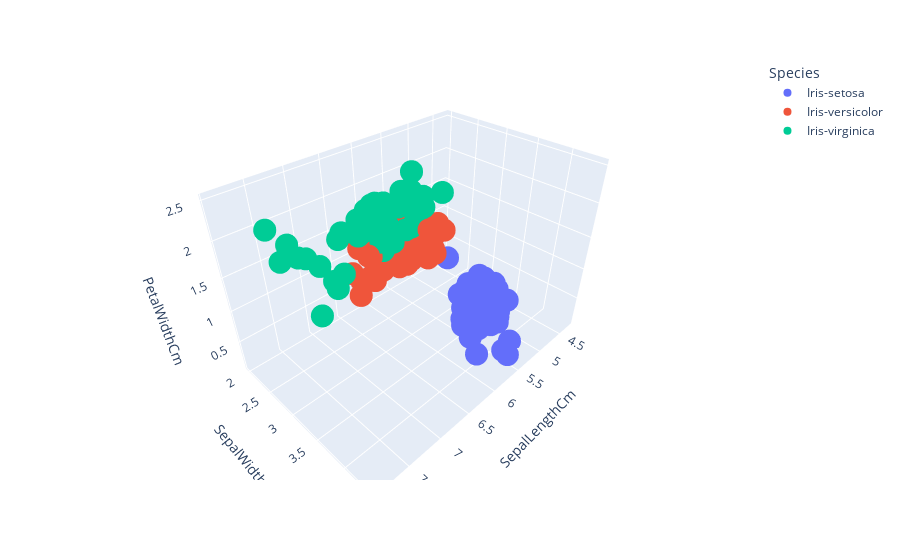

This figure's notebook cell:
### Markdown cell above
# 8- Discuta os resultados encontrados.

### Code cell
fig_iris.show()

### Figure 1 — Plotly figure (JSON) as saved in the notebook; plotly's stock layout.template omitted (floating-point values rounded to 4 significant figures)
{"data": [{"hovertemplate": "Species=Iris-setosa<br>SepalLengthCm=%{x}<br>SepalWidthCm=%{y}<br>PetalWidthCm=%{z}<extra></extra>", "legendgroup": "Iris-setosa", "marker": {"color": "#636efa", "symbol": "circle"}, "mode": "markers", "name": "Iris-setosa", "scene": "scene", "showlegend": true, "type": "scatter3d", "x": [5.1, 4.9, 4.7, 4.6, 5, 5.4, 4.6, 5, 4.4, 4.9, 5.4, 4.8, 4.8, 4.3, 5.8, 5.7, 5.4, 5.1, 5.7, 5.1, 5.4, 5.1, 4.6, 5.1, 4.8, 5, 5, 5.2, 5.2, 4.7, 4.8, 5.4, 5.2, 5.5, 4.9, 5, 5.5, 4.9, 4.4, 5.1, 5, 4.5, 4.4, 5, 5.1, 4.8, 5.1, 4.6, 5.3, 5], "y": [3.5, 3, 3.2, 3.1, 3.6, 3.9, 3.4, 3.4, 2.9, 3.1, 3.7, 3.4, 3, 3, 4, 4.4, 3.9, 3.5, 3.8, 3.8, 3.4, 3.7, 3.6, 3.3, 3.4, 3, 3.4, 3.5, 3.4, 3.2, 3.1, 3.4, 4.1, 4.2, 3.1, 3.2, 3.5, 3.1, 3, 3.4, 3.5, 2.3, 3.2, 3.5, 3.8, 3, 3.8, 3.2, 3.7, 3.3], "z": [0.2, 0.2, 0.2, 0.2, 0.2, 0.4, 0.3, 0.2, 0.2, 0.1, 0.2, 0.2, 0.1, 0.1, 0.2, 0.4, 0.4, 0.3, 0.3, 0.3, 0.2, 0.4, 0.2, 0.5, 0.2, 0.2, 0.4, 0.2, 0.2, 0.2, 0.2, 0.4, 0.1, 0.2, 0.1, 0.2, 0.2, 0.1, 0.2, 0.2, 0.3, 0.3, 0.2, 0.6, 0.4, 0.3, 0.2, 0.2, 0.2, 0.2]}, {"hovertemplate": "Species=Iris-versicolor<br>SepalLengthCm=%{x}<br>SepalWidthCm=%{y}<br>PetalWidthCm=%{z}<extra></extra>", "legendgroup": "Iris-versicolor", "marker": {"color": "#EF553B", "symbol": "circle"}, "mode": "markers", "name": "Iris-versicolor", "scene": "scene", "showlegend": true, "type": "scatter3d", "x": [7, 6.4, 6.9, 5.5, 6.5, 5.7, 6.3, 4.9, 6.6, 5.2, 5, 5.9, 6, 6.1, 5.6, 6.7, 5.6, 5.8, 6.2, 5.6, 5.9, 6.1, 6.3, 6.1, 6.4, 6.6, 6.8, 6.7, 6, 5.7, 5.5, 5.5, 5.8, 6, 5.4, 6, 6.7, 6.3, 5.6, 5.5, 5.5, 6.1, 5.8, 5, 5.6, 5.7, 5.7, 6.2, 5.1, 5.7], "y": [3.2, 3.2, 3.1, 2.3, 2.8, 2.8, 3.3, 2.4, 2.9, 2.7, 2, 3, 2.2, 2.9, 2.9, 3.1, 3, 2.7, 2.2, 2.5, 3.2, 2.8, 2.5, 2.8, 2.9, 3, 2.8, 3, 2.9, 2.6, 2.4, 2.4, 2.7, 2.7, 3, 3.4, 3.1, 2.3, 3, 2.5, 2.6, 3, 2.6, 2.3, 2.7, 3, 2.9, 2.9, 2.5, 2.8], "z": [1.4, 1.5, 1.5, 1.3, 1.5, 1.3, 1.6, 1, 1.3, 1.4, 1, 1.5, 1, 1.4, 1.3, 1.4, 1.5, 1, 1.5, 1.1, 1.8, 1.3, 1.5, 1.2, 1.3, 1.4, 1.4, 1.7, 1.5, 1, 1.1, 1, 1.2, 1.6, 1.5, 1.6, 1.5, 1.3, 1.3, 1.3, 1.2, 1.4, 1.2, 1, 1.3, 1.2, 1.3, 1.3, 1.1, 1.3]}, {"hovertemplate": "Species=Iris-virginica<br>SepalLengthCm=%{x}<br>SepalWidthCm=%{y}<br>PetalWidthCm=%{z}<extra></extra>", "legendgroup": "Iris-virginica", "marker": {"color": "#00cc96", "symbol": "circle"}, "mode": "markers", "name": "Iris-virginica", "scene": "scene", "showlegend": true, "type": "scatter3d", "x": [6.3, 5.8, 7.1, 6.3, 6.5, 7.6, 4.9, 7.3, 6.7, 7.2, 6.5, 6.4, 6.8, 5.7, 5.8, 6.4, 6.5, 7.7, 7.7, 6, 6.9, 5.6, 7.7, 6.3, 6.7, 7.2, 6.2, 6.1, 6.4, 7.2, 7.4, 7.9, 6.4, 6.3, 6.1, 7.7, 6.3, 6.4, 6, 6.9, 6.7, 6.9, 5.8, 6.8, 6.7, 6.7, 6.3, 6.5, 6.2, 5.9], "y": [3.3, 2.7, 3, 2.9, 3, 3, 2.5, 2.9, 2.5, 3.6, 3.2, 2.7, 3, 2.5, 2.8, 3.2, 3, 3.8, 2.6, 2.2, 3.2, 2.8, 2.8, 2.7, 3.3, 3.2, 2.8, 3, 2.8, 3, 2.8, 3.8, 2.8, 2.8, 2.6, 3, 3.4, 3.1, 3, 3.1, 3.1, 3.1, 2.7, 3.2, 3.3, 3, 2.5, 3, 3.4, 3], "z": [2.5, 1.9, 2.1, 1.8, 2.2, 2.1, 1.7, 1.8, 1.8, 2.5, 2, 1.9, 2.1, 2, 2.4, 2.3, 1.8, 2.2, 2.3, 1.5, 2.3, 2, 2, 1.8, 2.1, 1.8, 1.8, 1.8, 2.1, 1.6, 1.9, 2, 2.2, 1.5, 1.4, 2.3, 2.4, 1.8, 1.8, 2.1, 2.4, 2.3, 1.9, 2.3, 2.5, 2.3, 1.9, 2, 2.3, 1.8]}], "layout": {"legend": {"title": {"text": "Species"}, "tracegroupgap": 0}, "margin": {"t": 60}, "scene": {"domain": {"x": [0, 1], "y": [0, 1]}, "xaxis": {"title": {"text": "SepalLengthCm"}}, "yaxis": {"title": {"text": "SepalWidthCm"}}, "zaxis": {"title": {"text": "PetalWidthCm"}}}}}
